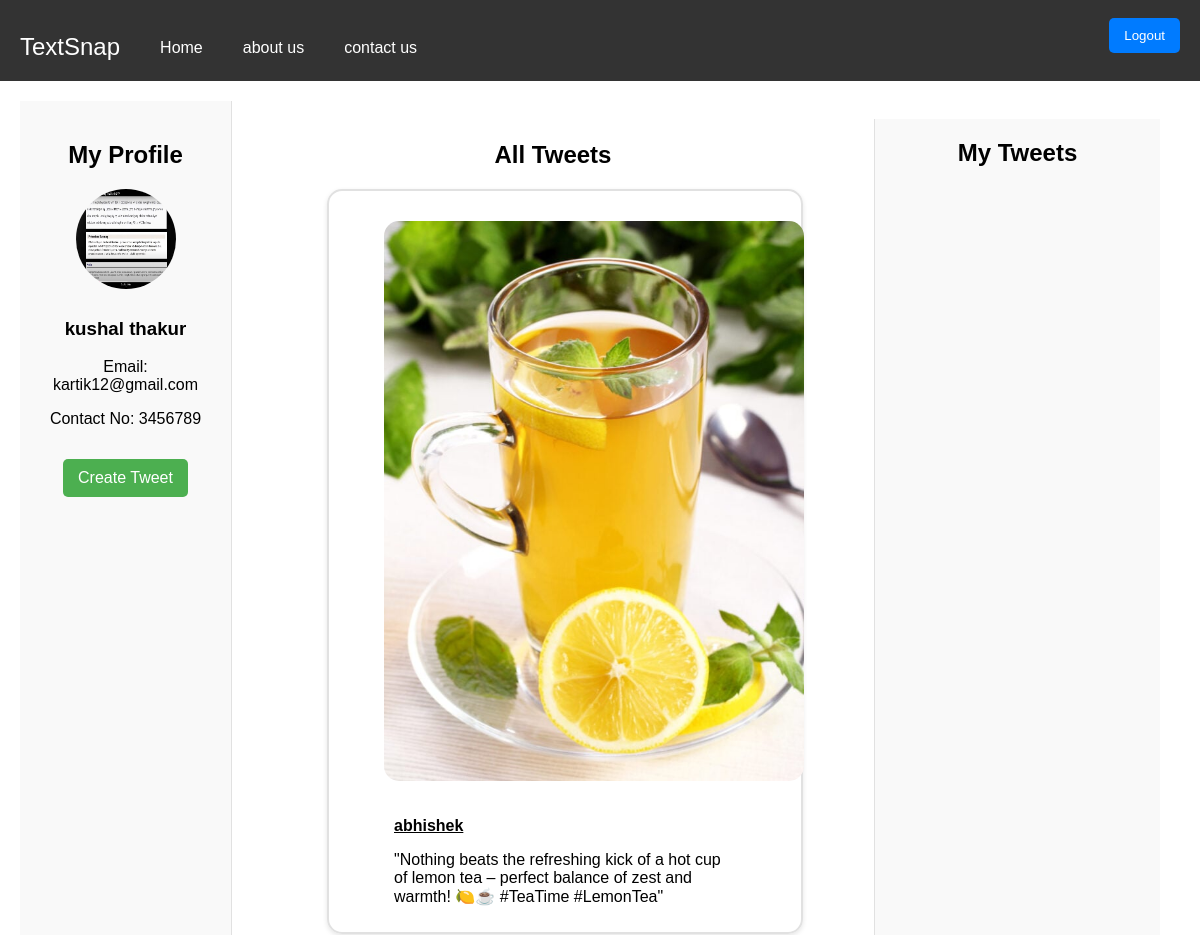
/ (signed in, upper part), run on an earlier commit of the app's database.
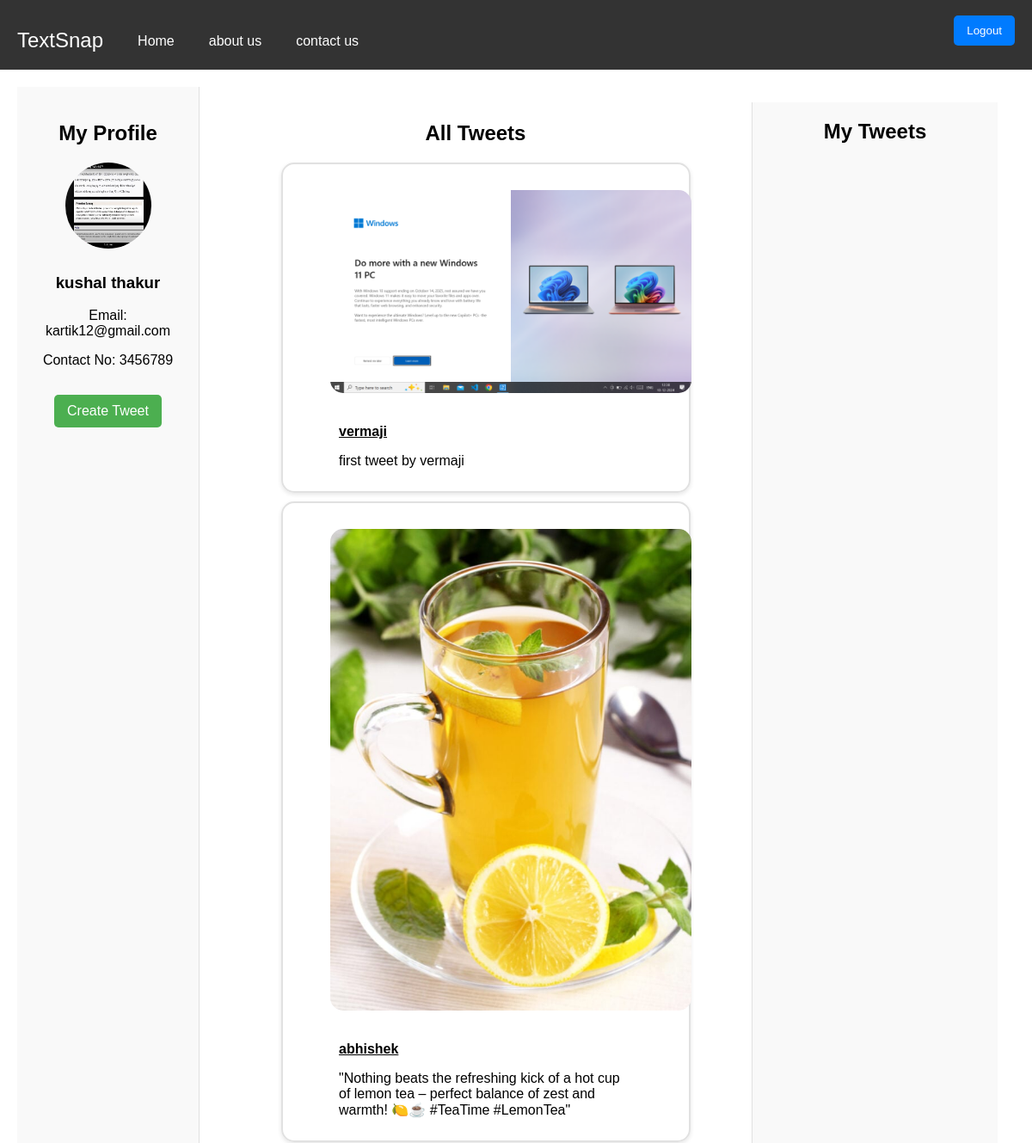
And on a later commit of the database.
### tweet/models.py (models this page shows, shortened)
class register_user(models.Model):
    user = models.OneToOneField(User, on_delete=models.CASCADE)
    contact_number = models.IntegerField()
    profile_picture = models.ImageField(upload_to="profiles/%Y/%M/%D" , null = True , blank=True)
    gender = models.TextField(max_length=1 ,  null=True , blank=True)

class tweets(models.Model):
    user = models.ForeignKey(User, on_delete=models.CASCADE)
    text = models.TextField(max_length=240)
    photo= models.ImageField(upload_to='photos/', blank = True , null = True)
    created_at = models.DateTimeField(auto_now_add=True)
    updated_at = models.DateTimeField(auto_now = True)

### tweet/views.py (the view)
# urls.py: path('',views.tweet_list, name = 'tweet_list'),
@login_required
def tweet_list(request):
    customers = get_user_profile(request)  # Fetch customer data for authenticated users
    if request.user.is_authenticated:
        user_tweets_list = tweets.objects.filter(user=request.user).order_by('-created_at')  # Fetch only the logged-in user's tweets
        all_tweets_list = tweets.objects.exclude(user=request.user).order_by('-created_at')
    else:
        user_tweets_list = tweets.objects.none()  # Start with an empty queryset if not authenticated
        all_tweets_list = tweets.objects.all().order_by('-created_at')
    return render(request, 'tweet_list.html', {
        'user_tweets_list': user_tweets_list,
        'all_tweets_list': all_tweets_list,
        'customers': customers,
    })

### tweet/views.py (called while the page is built)
def get_user_profile(request):
    if request.user.is_authenticated:
        try:
            profile = register_user.objects.get(user=request.user)  # Fetch the related profile
            return {
                'email': profile.user.email,  # Access email from the User model
                'contact_number': profile.contact_number,  # Access contact number
                'profile_picture': profile.profile_picture,  # Access profile picture
            }
        except register_user.DoesNotExist:
            return {
                'email': request.user.email,  # Fallback to User email if profile doesn't exist
                'contact_number': None,
                'profile_picture': None,
            }
    return None

### tweet/templates/tweet_list.html (shortened to what this page needs)
{% extends "layout.html" %}
{% block content %}
<aside class="user-section">
    <h2 style = "text-align :center ">My Profile</h2>
    <div class="user-info">
        {% if user.is_authenticated %}
        <img class="profile-pic" src="/media/{{ customers.profile_picture }}" alt="Profile Picture">
        <h3>{{ user.username }}</h3>
        <p>Email: {{ customers.email }}</p>
        <p>Contact No: {{ customers.contact_number }}</p>
        <a href="{% url 'tweet_create' %}" class="create-tweet-btn">Create Tweet</a>
        {% else %}
        <p>login to see details</p>
        <a href="{% url 'log' %}">Login</a>
        {% endif %}
    </div>
</aside>
<main class="image-section">
    <h2 style = "text-align :center ">All Tweets</h2>
        {% for tw in all_tweets_list %}
            <div class="card">
                <div class="img-card">
                    {% if tw.photo %}
                        <img src="{{ tw.photo.url }}" alt="Uploaded Image" class="responsive-image">
                    {% else %}
                        <p>No image uploaded.</p>
                    {% endif %}
                </div>
                <div class="action-links">
                    <p><b><u>{{ tw.user.username }}</u></b></p>
                    <p>{{ tw.text }}</p>
                </div>
            </div>
        {% empty %}
            <p>No tweets available.</p>
        {% endfor %}
</main>
<aside class="user-tweet-section">
    <h2 style="text-align: center">My Tweets</h2>
    <div class="user-image-section">
    </div>
</aside>
{% endblock %}

### templates/layout.html (shortened to what this page needs)
{% load static %}
<html>
<html lang="en">
<head>
    <link rel="stylesheet" href="https://cdnjs.cloudflare.com/ajax/libs/font-awesome/6.4.0/css/all.min.css"
 />
</head>
<body>
<nav class="navbar">
    <div class="navbar-left">
        <span class="website-name">TextSnap</span>
        <a href="{% url 'tweet_list' %}">Home</a>
        <a href="#">about us </a>
        <a href="#">contact us</a>
    </div>
    <div class="navbar-right">
        {% if user.is_authenticated %}
       <div style="display: inline-block; margin-top: 5px;">
                <form method="post" action="{% url 'user_logout' %}">
                    <button type="submit" class="logout-btn">Logout</button>
                </form>
            </div>
        {% else %}
            <a href="{% url 'reg' %}">SignIn</a>
            <a href="{% url 'log' %}">Login</a>
        {% endif %}
    </div>
</nav>
<div class = 'container'>
    {% block content %}{% endblock %}
</div>
</body>
</html>

### templates/layout.html (style rules this page uses)
body { margin: 0; font-family: Arial, sans-serif; }
.navbar { display: flex; justify-content: space-between; align-items: center; background-color: #333; padding: 10px 20px; }
.navbar-left { display: flex; align-items: center; }
.navbar-left .website-name { color: white; font-size: 1.5em; margin-right: 20px; margin-top: 13px; }
.navbar-left a { color: white; text-decoration: none; padding: 14px 20px; transition: background-color 0.3s; }
.navbar-right { display: flex; align-items: center; }
.logout-btn { background-color: #bf6969; border: none; padding: 8px 16px; border-radius: 5px; cursor: pointer; }
.container { display: flex; height: calc(100vh - 50px); width:95%; padding: 20px; }
.user-section { width: 15%; background-color: #f9f9f9; border-right: 1px solid #e1e1e1; padding: 20px; }
.user-info { text-align: center; margin-bottom: 20px; }
.profile-pic { width: 100px; height: 100px; border-radius: 50%; margin-bottom: 10px; }
.create-tweet-btn { display: inline-block; background-color: #4CAF50; color: white; padding: 10px 15px; border-radius: 5px; text-decoration: none; margin-bottom: 20px; }
.image-section { align-items:center; flex-grow: 1; padding: 20px; width : 40%; height: auto; overflow-y: auto; border-radius: 10px; }
.card { align-items : center; border: 2px solid #e1e1e1; border-radius: 15px; padding: 10px; margin-left: 75px; margin-bottom:10px; width: 75%; box-shadow: 0 2px 5px rgba(0, 0, 0, 0.1); }
.img-card { margin-left: 5px; padding:20px; }
.responsive-image { width: 420px; height: auto; max-height : 600px; margin-left:20px; border-radius: 15px; }
.action-links { margin-top: 10px; margin-left:55px; margin-right:58px; }
.user-tweet-section { overflow-y: auto; width :25%; margin-top:18px; background-color: #f9f9f9; border-left: 1px solid #e1e1e1; }
.user-image-section { align-items:center; flex-grow: 1; padding: 20px; }
button[type='submit'] { background-color: #007bff; color: white; border: none; border-radius: 5px; padding: 10px 15px; cursor: pointer; transition: background-color 0.3s; }
a { margin-top: 15px; text-decoration: none; color: #007bff; }

What changed in the data, as far as the page shows it:
added tweets: photo (picture), user.username "vermaji", text "first tweet by vermaji"
